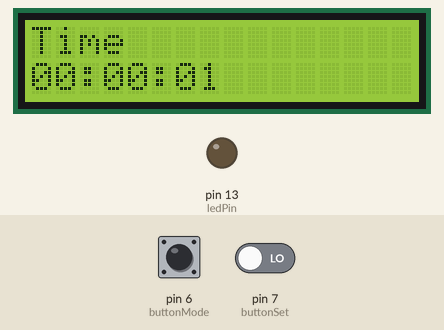
Simulated run of this sketch. Board: Arduino Uno, built with avr-gcc and run on an emulated ATmega328P. Parts: 16×2 character LCD, output pins drawn as LEDs (lit = HIGH). The test bench sets the inputs (shaded band); at power-on: pin 6 (buttonMode) LOW, pin 7 (buttonSet) LOW.

Above: at 1.2 s.
1.3 s: pin 6 (buttonMode) pulled HIGH for 1 s
At 1.45 s:
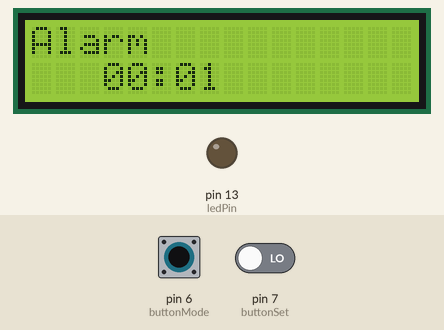
3.8 s: pin 6 (buttonMode) pulled HIGH for 0.15 s
At 3.95 s:
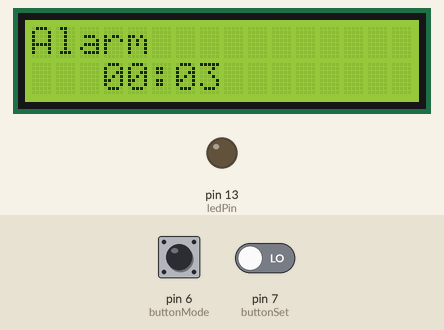
5.5 s: pin 6 (buttonMode) driven HIGH and pin 7 (buttonSet) driven HIGH
At 5.85 s:
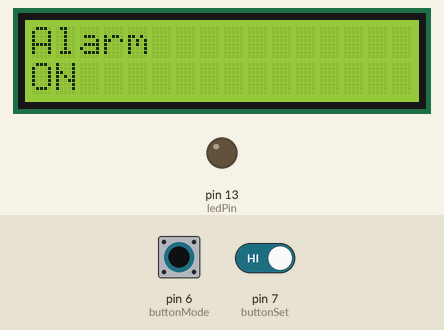
8.5 s: pin 7 (buttonSet) driven LOW
At 8.67 s:
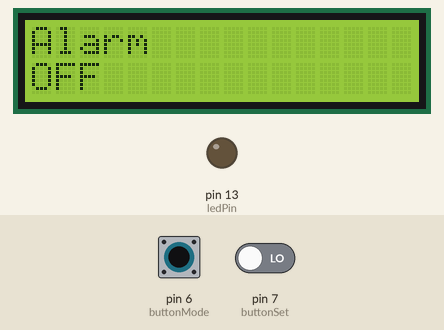
11.5 s: pin 6 (buttonMode) driven LOW
13.0 s: pin 6 (buttonMode) driven HIGH
At 13.35 s:
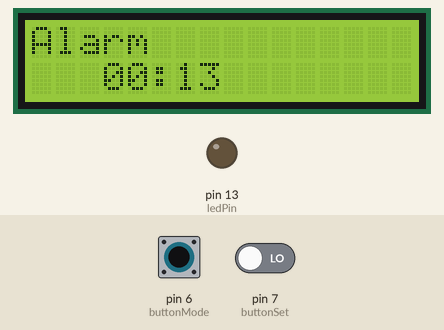

Measured:
- after the input at 1.3 s, the display: changes after 0.10 s (image 1)
- after the input at 3.8 s, the display: changes after 0.10 s (image 2)
- after the input at 5.5 s, the display: changes after 0.20 s (image 3)
- after the input at 8.5 s, the display: first differs from a run without the input after 0.13 s (image 4)
- after the input at 13.0 s, the display: first changes after 0.10 s (image 5 shows a later state)

The sketch:

AlarmClock.ino
```cpp
#include <LiquidCrystal.h>

// ============================================
// ESTRUCTURA PARA ALMACENAR TIEMPO
// ============================================
// Define una estructura que guarda las horas, minutos y segundos
struct time_t
{
  short hours;      // Horas (0-23)
  short minutes;    // Minutos (0-59)
  short seconds;    // Segundos (0-59)

  // Operador de comparación personalizado
  // Permite comparar si dos tiempos son iguales (para detectar cuando suena la alarma)
  bool operator==(time_t current)
  {
    if ((current.hours == hours) && (current.minutes == minutes) && (current.seconds == seconds))
      return true;  // Los tiempos son iguales
      else
        return false; // Los tiempos son diferentes
  }
} alarm; // Variable global que almacena la hora de la alarma

// ============================================
// CONFIGURACIÓN DE PINES DEL LCD
// ============================================
// Estos pines del Arduino controlan las líneas del LCD
const int rs = 12;  // RS (Register Select) - selecciona comando o dato
const int en = 11;  // EN (Enable) - activa la lectura del LCD
const int d4 = 5;   // D4 (Data 4) - línea de datos
const int d5 = 4;   // D5 (Data 5) - línea de datos
const int d6 = 3;   // D6 (Data 6) - línea de datos
const int d7 = 2;   // D7 (Data 7) - línea de datos

// ============================================
// CONFIGURACIÓN DE OTROS PINES
// ============================================
const int ledPin = LED_BUILTIN;  // LED incorporado del Arduino (Pin 13) - se activa cuando suena la alarma

// ============================================
// DEFINICIÓN DE ESTADOS (MODOS)
// ============================================
// Enum que define los 5 estados posibles del reloj
enum state {
  TIME,                 // Estado 0: Mostrar hora actual
  SET_ALARM,            // Estado 1: Encender/apagar alarma
  SET_ALARM_HOURS,      // Estado 2: Configurar horas de alarma
  SET_ALARM_MINUTES,    // Estado 3: Configurar minutos de alarma
  SET_ALARM_SECONDS     // Estado 4: Configurar segundos de alarma
};

// ============================================
// CONFIGURACIÓN DE BOTONES
// ============================================
const int buttonMode = 6;  // Botón MODE en pin 6 - cambia entre modos
const int buttonSet = 7;   // Botón SET en pin 7 - confirma o modifica valores

// ============================================
// VARIABLES GLOBALES
// ============================================
enum state mode = TIME;     // Estado inicial: mostrar hora
bool alarmOn = false;       // La alarma comienza desactivada
int ledState = LOW;         // El LED comienza apagado

// Variables para evitar múltiples lecturas del botón (anti-rebote)
unsigned long lastDebounceTime = 0;  // Última vez que se detectó un cambio
unsigned long debounceDelay = 50;    // Espera 50ms para confirmar el cambio

// ============================================
// INICIALIZACIÓN DEL LCD
// ============================================
// Crea un objeto LCD con los pines especificados
LiquidCrystal lcd(rs, en, d4, d5, d6, d7);

// ============================================
// FUNCIÓN SETUP (Se ejecuta una sola vez)
// ============================================
void setup() {
  // Configura el LED como salida (para encenderlo/apagarlo)
  pinMode(ledPin, OUTPUT);

  // Configura los botones como entradas (para leer su estado)
  pinMode(buttonMode, INPUT);
  pinMode(buttonSet, INPUT);

  // Inicializa el LCD: 16 columnas x 2 filas
  lcd.begin(16, 2);

  // Imprime un mensaje inicial en el LCD
  lcd.print("Time");

  // Configura la hora de la alarma inicial (0 horas, 0 minutos, 7 segundos)
  alarm = {.hours = 0, .minutes = 0, .seconds = 7};
}

// ============================================
// FUNCIÓN PARA IMPRIMIR LA HORA EN FORMATO HH:MM:SS
// ============================================
// Parámetro: t - estructura time_t con la hora a mostrar
void printTime(struct time_t t)
{
  // Imprime las HORAS con un cero al inicio si es menor a 10
  if (t.hours < 10)
    lcd.print("0");  // Ejemplo: 9 se muestra como 09
    lcd.print(t.hours);

  // Imprime dos puntos como separador
  lcd.print(":");

  // Imprime los MINUTOS con un cero al inicio si es menor a 10
  if (t.minutes < 10)
    lcd.print("0");  // Ejemplo: 5 se muestra como 05
    lcd.print(t.minutes);

  // Imprime dos puntos como separador
  lcd.print(":");

  // Imprime los SEGUNDOS con un cero al inicio si es menor a 10
  if (t.seconds < 10)
  {
    lcd.print("0");  // Ejemplo: 3 se muestra como 03
  }
  lcd.print(t.seconds);
}

// ============================================
// FUNCIÓN PRINCIPAL (Loop - se ejecuta continuamente)
// ============================================
void loop() {

  // ╔═══════════════════════════════════════════════════════╗
  // ║ LECTURA DEL BOTÓN MODE (navegar entre modos)         ║
  // ╚═══════════════════════════════════════════════════════╝
  if (digitalRead(buttonMode))
  {
    // Si estamos en SET_ALARM y la alarma está apagada, vuelve a TIME
    // (para no quedarse atrapado en la configuración)
    if ((mode == SET_ALARM) && (!alarmOn))
      mode = TIME;
    else
      // Avanza al siguiente modo (0→1→2→3→4→0)
      // % 5 hace que después del modo 4 vuelva al modo 0
      mode = static_cast<state>((mode + 1) % 5);

    delay(100);  // Espera 100ms para evitar rebotes
  }

  // ═════════════════════════════════════════════════════════
  // MODO 0: TIME - Mostrar la hora actual
  // ═════════════════════════════════════════════════════════
  if (mode == TIME)
  {
    // Posiciona el cursor en la primera línea, primera columna
    lcd.setCursor(0, 0);
    lcd.print("Time ");

    // Posiciona el cursor en la segunda línea, primera columna
    lcd.setCursor(0, 1);

    // Calcula la hora actual basada en milisegundos desde que se encendió el Arduino
    // millis() devuelve los milisegundos desde el inicio
    time_t t = {
      .hours = static_cast<short>(millis()/1000/60/60 % 24),    // Convierte a horas (0-23)
      .minutes = static_cast<short>(millis()/1000/60 % 60),     // Convierte a minutos (0-59)
      .seconds = static_cast<short>(millis()/1000 % 60)         // Convierte a segundos (0-59)
    };

    // Imprime la hora en formato HH:MM:SS
    printTime(t);

    // Comprueba si la alarma está activada Y si la hora actual coincide con la alarma
    if (alarmOn && (t == alarm))
      digitalWrite(ledPin, HIGH);  // Enciende el LED (suena la alarma)
  }

  // ═════════════════════════════════════════════════════════
  // MODO 1: SET_ALARM - Activar/desactivar la alarma
  // ═════════════════════════════════════════════════════════
  else if (mode == SET_ALARM)
  {
    // Lectura del botón SET (activar/desactivar alarma)
    if (digitalRead(buttonSet) == HIGH)
    {
      alarmOn = !alarmOn;  // Cambia el estado (ON↔OFF)
      delay(100);          // Espera para evitar rebotes
    }

    // Imprime "Alarm" en la primera línea
    lcd.setCursor(0, 0);
    lcd.print("Alarm");

    // Posiciona el cursor en la segunda línea
    lcd.setCursor(0, 1);

    // Efecto de parpadeo: cambia cada 250ms
    // millis()%500 devuelve un número entre 0-499
    // Si es menor a 250, muestra ON/OFF; si no, muestra espacios en blanco
    if (millis()%500 < 250)
    {
      if (alarmOn)
        lcd.print("ON      ");   // Muestra ON si está activada
        else
          lcd.print("OFF     ");   // Muestra OFF si está desactivada
    }
    else
    {
      // Limpia la pantalla (parpadea)
      lcd.setCursor(0, 1);
      lcd.print("   ");
    }
  }

  // ═════════════════════════════════════════════════════════
  // MODO 2: SET_ALARM_HOURS - Configurar horas de la alarma
  // ═════════════════════════════════════════════════════════
  else if (mode == SET_ALARM_HOURS)
  {
    // Lectura del botón SET (incrementar horas)
    if (digitalRead(buttonSet) == HIGH)
    {
      alarm.hours = (alarm.hours + 1) % 24;  // Suma 1 a las horas (0-23)
      delay(200);  // Espera más tiempo para evitar cambios muy rápidos
    }

    // Posiciona el cursor en la segunda línea
    lcd.setCursor(0, 1);

    // Efecto de parpadeo: muestra y oculta las horas alternadamente
    if (millis()%500 < 250)
    {
      printTime(alarm);  // Muestra la hora completa
    }
    else
    {
      // Borra las dos primeras posiciones (las horas parpadean)
      lcd.print("  ");
    }
  }

  // ═════════════════════════════════════════════════════════
  // MODO 3: SET_ALARM_MINUTES - Configurar minutos de la alarma
  // ═════════════════════════════════════════════════════════
  else if (mode == SET_ALARM_MINUTES)
  {
    // Lectura del botón SET (incrementar minutos)
    if (digitalRead(buttonSet) == HIGH)
    {
      alarm.minutes = (alarm.minutes + 1) % 60;  // Suma 1 a los minutos (0-59)
      delay(200);  // Espera más tiempo para evitar cambios muy rápidos
    }

    // Posiciona el cursor en la segunda línea
    lcd.setCursor(0, 1);

    // Efecto de parpadeo: muestra y oculta los minutos alternadamente
    if (millis()%500 < 250)
    {
      printTime(alarm);  // Muestra la hora completa
    }
    else
    {
      // Posiciona el cursor en los minutos (columna 3: HH:MM:SS)
      lcd.setCursor(3, 1);
      // Borra los dos dígitos de los minutos (parpadean)
      lcd.print("  ");
    }
  }

  // MODO 4: SET_ALARM_SECONDS - Configurar segundos de la alarma
  else if (mode == SET_ALARM_SECONDS)
  {
    // Lectura del botón SET (incrementar segundos)
    if (digitalRead(buttonSet) == HIGH)
    {
      alarm.seconds = (alarm.seconds + 1) % 60;  // Suma 1 a los segundos (0-59)
      delay(200);  // Espera más tiempo para evitar cambios muy rápidos
    }

    // Posiciona el cursor en la segunda línea
    lcd.setCursor(0, 1);

    // Efecto de parpadeo: muestra y oculta los segundos alternadamente
    if (millis()%500 < 250)
    {
      printTime(alarm);  // Muestra la hora completa
    }
    else
    {
      // Posiciona el cursor en los segundos (columna 6: HH:MM:SS)
      lcd.setCursor(6, 1);
      // Borra los dos dígitos de los segundos (parpadean)
      lcd.print("  ");
    }
  }
}
```
